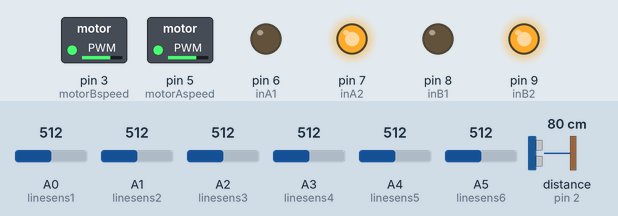
Simulated run of this sketch. Board: Arduino Uno, built with avr-gcc and run on an emulated ATmega328P. Parts: switched loads named in the sketch (green lamp = pin HIGH), output pins drawn as LEDs (lit = HIGH). Wiring (inferred from the names in the program): ultrasonic range finder: trigger pin 4; echo pin 2. The inputs (shaded band) are chosen by the test bench; at power-on: A0 (linesens1) = 512, A3 (linesens4) = 512, distance to the obstacle (sensor on pin 2) 80 cm, A1 (linesens2) = 512, A2 (linesens3) = 512, A4 (linesens5) = 512, A5 (linesens6) = 512. The echo pulse lasts 58.3 µs per cm; pins used as bus, display or sensor lines are not drawn.

Above: at 1.2 s.
1.3 s: A0 (linesens1) set to 691
2.8 s: A0 (linesens1) set to 708
At 3.4 s:
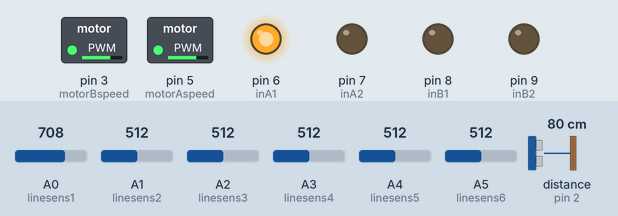
4.3 s: A3 (linesens4) set to 689
5.8 s: A3 (linesens4) set to 714
At 6.7 s:
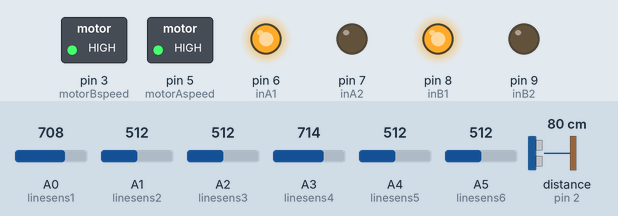
7.3 s: distance to the obstacle (sensor on pin 2) set to 22 cm
8.8 s: distance to the obstacle (sensor on pin 2) set to 19 cm
At 10.1 s:
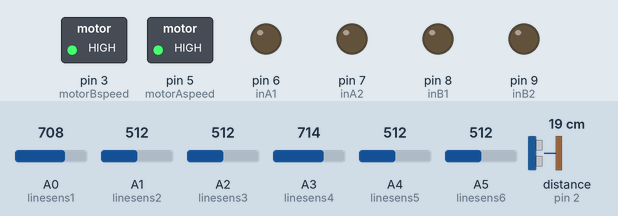
Timing chart, 0 to 11.3 s (numbered marks = the images above; inputs shaded):
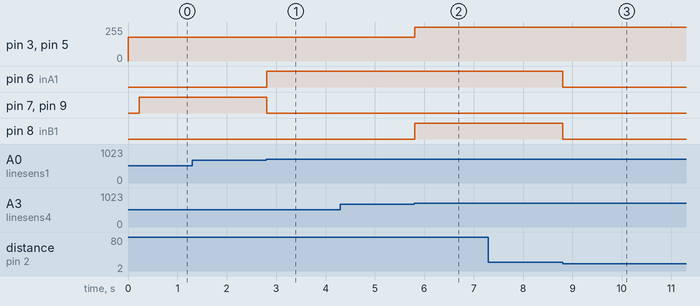

Measured:
- the behaviour switches between 700 and 701 on A0 (linesens1) (found by bisection; images 0 and 1)
- the behaviour switches between 700 and 701 on A3 (linesens4) (found by bisection; images 1 and 2)
- the behaviour switches between 21 and 20 cm on distance to the obstacle (sensor on pin 2) (found by bisection; images 2 and 3)
- after the input at 1.3 s, every drawn part: stays the same
- after the input at 2.8 s, pin 6 (inA1): LOW → HIGH at once; pin 7 (inA2), pin 9 (inB2): HIGH → LOW at once
- after the input at 4.3 s, every drawn part: stays the same
- after the input at 5.8 s, pin 3 (motorBspeed), pin 5 (motorAspeed): 180/255 → 255/255 at once; pin 8 (inB1): LOW → HIGH at once
- after the input at 7.3 s, every drawn part: stays the same
- after the input at 8.8 s, pin 6 (inA1), pin 8 (inB1): HIGH → LOW at once

The sketch:

test.ino
```cpp
#define inA1 6       // Định nghĩa chân in1 của động cơ A
#define inA2 7       // Định nghĩa chân in2 của động cơ A
#define inB1 8       // Định nghĩa chân in1 của động cơ B
#define inB2 9       // Định nghĩa chân in2 của động cơ B
#define linesens1 A0 // Định nghĩa chân cảm biến line 1
#define linesens2 A1 // Định nghĩa chân cảm biến line 2
#define linesens3 A2 // Định nghĩa chân cảm biến line 3
#define linesens4 A3 // Định nghĩa chân cảm biến line 4
#define linesens5 A4 // Định nghĩa chân cảm biến line 5
#define linesens6 A5 // Định nghĩa chân cảm biến line 6

#define MOTOR_FORWARD_SPEED 255
#define MOTOR_BACKWARD_SPEED 180

const int ECHO = 2;
const int TRIG = 4;
const int motorAspeed = 5;
const int motorBspeed = 3;

void setup()
{
  pinMode(inA1, OUTPUT);     // Set chân in1 của dc A là output
  pinMode(inA2, OUTPUT);     // Set chân in2 của dc A là output
  pinMode(inB1, OUTPUT);     // Set chân in1 của dc B là output
  pinMode(inB2, OUTPUT);     // Set chân in2 của dc B là output
  pinMode(linesens1, INPUT); // Set chân cảm biến 1 là input
  pinMode(linesens2, INPUT); // Set chân cảm biến 2 là input
  pinMode(linesens3, INPUT); // Set chân cảm biến 3 là input
  pinMode(linesens4, INPUT); // Set chân cảm biến 4 là input
  pinMode(linesens5, INPUT); // Set chân cảm biến 5 là input
  pinMode(linesens6, INPUT); // Set chân cảm biến 6 là input
  pinMode(motorAspeed, OUTPUT);
  pinMode(motorBspeed, OUTPUT);
}

// Hàm loop chính cho xe dò line
void loop()
{
  robotControl(inA1, inA2, inB1, inB2, linesens1, linesens2, linesens3, linesens4, linesens5, linesens6);
}

// robotControl()
// Hàm điều khiển hành động của robot.
// Nhận tham số là các chân OUTPUT của cảm biến hồng ngoại, động cơ trái và phải.
void robotControl(byte inR1, byte inR2, byte inL1, byte inL2, byte sen1, byte sen2, byte sen3, byte sen4, byte sen5, byte sen6)
{
  switch (sensorsControl(sen1, sen2, sen3, sen4, sen5, sen6))
  {
    case -1:
    case -2:
    case -3:
      motorsDirectionControl(inR1, inR2, inL1, inL2, 6); // rẽ trái
      setMotorSpeed(MOTOR_BACKWARD_SPEED);
      break;
    case 1:
    case 2:
    case 3:
      motorsDirectionControl(inR1, inR2, inL1, inL2, 5); // rẽ phải
      setMotorSpeed(MOTOR_BACKWARD_SPEED);
      break;
    case 0:
      motorsDirectionControl(inR1, inR2, inL1, inL2, 1); // tiến thẳng
      setMotorSpeed(MOTOR_FORWARD_SPEED);
      break;
    case 4:
      setMotorSpeed(MOTOR_BACKWARD_SPEED);
      for (int i = 0 ; i <= 20; i++)
      {
        delay(10);
        if (getIFSensorValue(sen1) != 0 || getIFSensorValue(sen2) != 0 || getIFSensorValue(sen3) != 0 || getIFSensorValue(sen4) != 0 || getIFSensorValue(sen5) != 0 || getIFSensorValue(sen6) != 0 )
        {
          break;
        }
      }
      while (getIFSensorValue(sen1) == 0 && getIFSensorValue(sen2) == 0 && getIFSensorValue(sen3) == 0 && getIFSensorValue(sen4) == 0 && getIFSensorValue(sen5) == 0 && getIFSensorValue(sen6) == 0)
      {
        motorsDirectionControl(inR1, inR2, inL1, inL2, 2); // lệch vạch thì lùi
      }
      break;
    case 5:
      motorsDirectionControl(inR1, inR2, inL1, inL2, 0); // đứng yên
      break;
  }
}

// setMotorSpeed()
// Hàm ghi tốc độ của động cơ
// Nhận tham số là giá trị tốc độ động cơ
void setMotorSpeed(byte motorSpeed)
{
  analogWrite(motorBspeed, motorSpeed);
  analogWrite(motorAspeed, motorSpeed);
}

// motorsDirectionControl()
// Hàm điều khiển hướng quay của động cơ
// Nhận tham số là các chân của động cơ
// inR1 inR2 là 2 chân tín hiệu động cơ bên phải
// inL1 inL2 là 2 chân tín hiệu động cơ bên trái
void motorsDirectionControl(byte inR1, byte inR2, byte inL1, byte inL2, byte action)
{
  switch (action)
  {
    case 0: // không di chuyển
      setMotorsDirection(inR1, inR2, 0);
      setMotorsDirection(inL1, inL2, 0);
      break;
    case 1: // đi thẳng
      setMotorsDirection(inR1, inR2, 1);
      setMotorsDirection(inL1, inL2, 1);
      break;
    case 2: // lùi lại
      setMotorsDirection(inR1, inR2, 2);
      setMotorsDirection(inL1, inL2, 2);
      break;
    case 3: // quay trái
      setMotorsDirection(inR1, inR2, 1);
      setMotorsDirection(inL1, inL2, 2);
      break;
    case 4: // quay phải
      setMotorsDirection(inR1, inR2, 2);
      setMotorsDirection(inL1, inL2, 1);
      break;
    case 5: // rẽ trái
      setMotorsDirection(inR1, inR2, 1);
      setMotorsDirection(inL1, inL2, 0);
      break;
    case 6: // rẽ phải
      setMotorsDirection(inR1, inR2, 0);
      setMotorsDirection(inL1, inL2, 1);
      break;
  }
}

// setMotorsDirection()
// Hàm ghi hướng quay của động cơ (thuận chiều kim đồng hộ, ngược chiều kim đồng hồ)
// Nhận tham số là các chân âm, dương của động cơ và cờ (action flags) xác định hướng quay
void setMotorsDirection(byte in1, byte in2, byte action)
{
  switch (action)
  {
    case 0: // Dừng không quay
      digitalWrite(in1, LOW);
      digitalWrite(in2, LOW);
      break;
    case 1: // Quay chiều thứ 1
      digitalWrite(in1, HIGH);
      digitalWrite(in2, LOW);
      break;
    case 2: // Quay chiều thứ 2
      digitalWrite(in1, LOW);
      digitalWrite(in2, HIGH);
      break;
  }
}

// getIFSensorValue()
// Hàm lấy giá trị cảm biến đọc được
// Trả về giá trị boolean
// Tham số là chân của cảm biến IR
boolean getIFSensorValue(byte PinNumb)
{
  if (analogRead(PinNumb) > 700)
  {
    return 1;
  }
  else
  {
    return 0;
  }
}

// sensorsControl()
// Hàm điều khiển các cảm biến IR và cảm biến siêu âm
// Trả về các giá trị quyết định điều khiển cho hàm robotControl()
// Tham số là các chân cảm biến IR
int sensorsControl(int PinNumb1, int PinNumb2, int PinNumb3, int PinNumb4, int PinNumb5, int PinNumb6)
{
  int cm = getUltrasonicSensorRange(ECHO, TRIG);
  if (cm <= 20)
    return 5;

  int left = 0;  // biến kiểm tra lệch trái
  int right = 0; // biến kiểm tra lệch phải

  left = getIFSensorValue(PinNumb4) + getIFSensorValue(PinNumb5) + getIFSensorValue(PinNumb6);  // kiểm tra các cảm biến trái ở trong màu đen
  right = getIFSensorValue(PinNumb1) + getIFSensorValue(PinNumb2) + getIFSensorValue(PinNumb3); // kiểm tra các cảm biến phải ở trong màu đen

  if ((getIFSensorValue (PinNumb1) == 1) && ( getIFSensorValue (PinNumb6) == 1) && (( (getIFSensorValue (PinNumb3) + getIFSensorValue (PinNumb4)) == 0) || (getIFSensorValue (PinNumb3) == 0) || (getIFSensorValue (PinNumb4) == 0) || (getIFSensorValue (PinNumb2) == 0) || (getIFSensorValue (PinNumb5) == 0))) {
    return left - right;
  }
  else if ((left != 0) || (right != 0))
  {
    return right - left;
  }
  else
    return 4;
}

// getUltrasonicSensorRange()
// Hàm lấy giá trị của cảm biến siêu âm
// Trả về giá trị khoảng cách (cm) khi cảm biến hoạt động
// Tham số là các chân của cảm biến siêu âm
int getUltrasonicSensorRange(int ECHO, int TRIG)
{
  sendSensorSignal(TRIG);
  int cm = readSensorSignal(ECHO);
  return cm;
}

// sendSensorSignal()
// Hàm phát tín hiệu của cảm biến siêu âm
// Tham số là chân TRIG của cảm biến
void sendSensorSignal(int TRIG)
{
  pinMode(TRIG, OUTPUT);
  digitalWrite(TRIG, LOW);
  delayMicroseconds(2);
  digitalWrite(TRIG, HIGH);
  delayMicroseconds(5);
  digitalWrite(TRIG, LOW);
}

// readSensorSignal()
// Hàm đọc giá trị của cảm biến siêu âm
// Tham số là chân ECHO của cảm biến
// Trả về giá trị khoảng cách ở cm
long readSensorSignal(int ECHO)
{
  long duration, cm;
  pinMode(ECHO, INPUT);
  duration = pulseIn(ECHO, HIGH);
  cm = microSecToCenti(duration);
  return cm;
}

// microSecToCenti()
// Hàm chuyển giá trị đọc được từ cảm biến sang cm
// Trả về giá trị khoảng cách ở cm
// Tham số là thời gian sóng phát tín hiệu đến khi nhận được của cảm biến
long microSecToCenti(long duration)
{
  return duration / 29 / 2;
}
```
